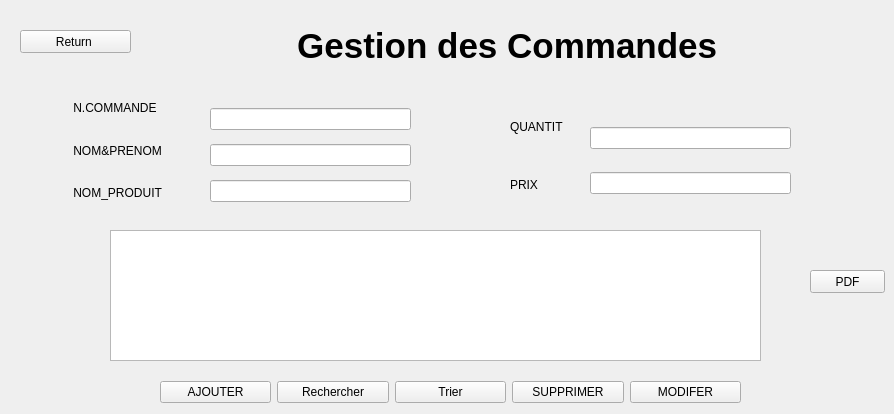
    <widget class="QWidget" name="page_12">
     <widget class="QLabel" name="label_7">
      <property name="geometry">
       <rect>
        <x>200</x>
        <y>20</y>
        <width>601</width>
        <height>51</height>
       </rect>
      </property>
      <property name="font">
       <font>
        <pointsize>26</pointsize>
        <weight>75</weight>
        <bold>true</bold>
       </font>
      </property>
      <property name="text">
       <string>          Gestion des Commandes</string>
      </property>
     </widget>
     <widget class="QPushButton" name="pushButton_36">
      <property name="geometry">
       <rect>
        <x>20</x>
        <y>30</y>
        <width>111</width>
        <height>23</height>
       </rect>
      </property>
      <property name="text">
       <string>Return </string>
      </property>
     </widget>
     <widget class="QWidget" name="layoutWidget_21">
      <property name="geometry">
       <rect>
        <x>160</x>
        <y>380</y>
        <width>581</width>
        <height>25</height>
       </rect>
      </property>
      <layout class="QHBoxLayout" name="horizontalLayout_8">
       <item>
        <widget class="QPushButton" name="pushButton_100">
         <property name="text">
          <string>AJOUTER</string>
         </property>
        </widget>
       </item>
       <item>
        <widget class="QPushButton" name="pushButton_87">
         <property name="text">
          <string>Rechercher</string>
         </property>
        </widget>
       </item>
       <item>
        <widget class="QPushButton" name="pushButton_86">
         <property name="text">
          <string>Trier</string>
         </property>
        </widget>
       </item>
       <item>
        <widget class="QPushButton" name="pushButton_101">
         <property name="text">
          <string>SUPPRIMER</string>
         </property>
        </widget>
       </item>
       <item>
        <widget class="QPushButton" name="pushButton_102">
         <property name="text">
          <string>MODIFER</string>
         </property>
        </widget>
       </item>
      </layout>
     </widget>
     <widget class="QTableView" name="tableView_3">
      <property name="geometry">
       <rect>
        <x>110</x>
        <y>230</y>
        <width>651</width>
        <height>131</height>
       </rect>
      </property>
     </widget>
     <widget class="QWidget" name="layoutWidget_18">
      <property name="geometry">
       <rect>
        <x>70</x>
        <y>90</y>
        <width>101</width>
        <height>121</height>
       </rect>
      </property>
      <layout class="QVBoxLayout" name="verticalLayout_29">
       <item>
        <widget class="QLabel" name="label_48">
         <property name="text">
          <string> N.COMMANDE</string>
         </property>
        </widget>
       </item>
       <item>
        <widget class="QLabel" name="label_49">
         <property name="text">
          <string> NOM&amp;PRENOM</string>
         </property>
        </widget>
       </item>
       <item>
        <widget class="QLabel" name="label_50">
         <property name="text">
          <string> NOM_PRODUIT</string>
         </property>
        </widget>
       </item>
      </layout>
     </widget>
     <widget class="QWidget" name="layoutWidget_19">
      <property name="geometry">
       <rect>
        <x>510</x>
        <y>100</y>
        <width>53</width>
        <height>111</height>
       </rect>
      </property>
      <layout class="QVBoxLayout" name="verticalLayout_30">
       <item>
        <widget class="QLabel" name="label_51">
         <property name="text">
          <string>QUANTITE</string>
         </property>
        </widget>
       </item>
       <item>
        <widget class="QLabel" name="label_52">
         <property name="text">
          <string>PRIX</string>
         </property>
        </widget>
       </item>
      </layout>
     </widget>
     <widget class="QWidget" name="layoutWidget_22">
      <property name="geometry">
       <rect>
        <x>210</x>
        <y>100</y>
        <width>201</width>
        <height>111</height>
       </rect>
      </property>
      <layout class="QVBoxLayout" name="verticalLayout_31">
       <item>
        <widget class="QLineEdit" name="lineEdit_22"/>
       </item>
       <item>
        <widget class="QLineEdit" name="lineEdit_23"/>
       </item>
       <item>
        <widget class="QLineEdit" name="lineEdit_24"/>
       </item>
      </layout>
     </widget>
     <widget class="QWidget" name="layoutWidget_23">
      <property name="geometry">
       <rect>
        <x>590</x>
        <y>110</y>
        <width>201</width>
        <height>101</height>
       </rect>
      </property>
      <layout class="QVBoxLayout" name="verticalLayout_32">
       <item>
        <widget class="QLineEdit" name="lineEdit_25"/>
       </item>
       <item>
        <widget class="QLineEdit" name="lineEdit_26"/>
       </item>
      </layout>
     </widget>
     <widget class="QPushButton" name="pushButton_56">
      <property name="geometry">
       <rect>
        <x>810</x>
        <y>270</y>
        <width>75</width>
        <height>23</height>
       </rect>
      </property>
      <property name="text">
       <string>PDF</string>
      </property>
     </widget>
    </widget>
